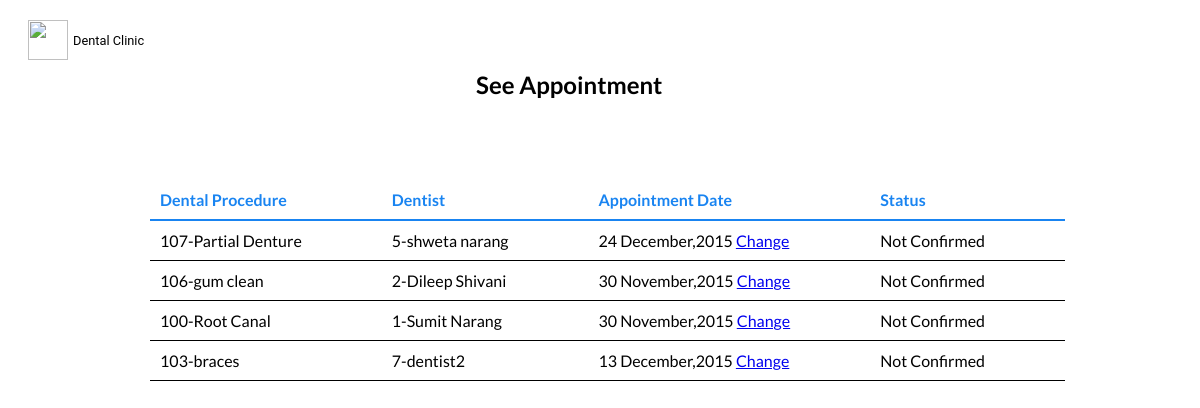
/dental/viewappointment.php (signed in), run on the app's committed database.
### tables this page shows
CREATE TABLE `appointement` (
  `ser` tinyint(4) NOT NULL,
  `userid` tinyint(3) NOT NULL,
  `code` varchar(25) NOT NULL,
  `dentist` varchar(25) NOT NULL,
  `regdate` varchar(20) NOT NULL,
  `regtime` varchar(5) NOT NULL,
  `status` varchar(15) NOT NULL,
  `d` int(5) NOT NULL
);

### dental/viewappointment.php (the view, shortened to what this page needs)
<!doctype html>
<html lang=en>
<head>
<link rel="stylesheet" type="text/css" href="viewappointment.css">
</head>
<body>
	<img src="download.png" width="40" height="40" class="logo">
		<p class="logotext">Dental Clinic</p>
<div id="container">
<div id="content">
<h2 class="page">See Appointment</h2>
<?php
require('connect-mysql.php');
$q = "SELECT `ser`,`code`,`dentist`,`regdate`,`status` FROM `appointement` WHERE userid=".$_SESSION['userid']." ";
$result = @mysqli_query ($dbcon, $q);
if ($result) {
				echo '<table class="table">
				<tr class="heading">
				<td class="col head"><b>Dental Procedure</b></td>
				<td class="col head"><b>Dentist</b></td>
				<td class="col head"><b>Appointment Date</b></td>
				<td class=" last"><b>Status</b>
				</td>
				</tr>';
				while ($row = mysqli_fetch_array($result, MYSQLI_ASSOC)) {
				echo '<tr class="heading2">
				<td class="col">' . $row['code'].'</td>
				<td class="col">' . $row['dentist'].'</td>
				<td class="col">' . $row['regdate']." ".'<a class="und" href="edit_appointinfo.php?id=' . $row['ser'] . '">Change</a></td>
				<td class="col">' . $row['status'].'</td>
				</tr>'; }
				echo '</table>';
			   }
else {
		echo '<p class="error">The current users could not be retrieved. We apologize 
		for any inconvenience.</p>';
		echo '<p>' . mysqli_error($dbcon) . '<br><br>Query: ' . $q . '</p>';
     }
?>
</div>
</div>
</body>
</html>

### dental/viewappointment.css (style rules this page uses)
.logo { position: absolute; margin-left: 20px; font-family: 'Roboto', sans-serif; font-size: 0.8em; top: 20px; }
.logotext { position: absolute; margin-left: 65px; top: 20px; font-family: 'Roboto', sans-serif; font-size: 0.8em; color: black; }
.col { font-family: 'Lato', sans-serif; padding-right:80px; }
.head { color: #1984f1; font-family: 'Lato', sans-serif; }
.heading { color: black; border-bottom: 2px solid #1984f1; }
table { border-collapse: collapse; margin-left: 12%; margin-top: 180px; }
.heading2 { border-bottom:1px solid black; }
.page { position: absolute; top: 50px; margin-left: 39%; color: black; font-family: 'Lato', sans-serif; }
td { padding: 10px; }
.last { color: #1984f1; font-family: 'Lato', sans-serif; }

### data on the page
appointement: code "107-Partial Denture", dentist "5-shweta narang", regdate "24 December,2015", status "Not Confirmed"
appointement: code "106-gum clean", dentist "2-Dileep Shivani", regdate "30 November,2015", status "Not Confirmed"
appointement: code "100-Root Canal", dentist "1-Sumit Narang", regdate "30 November,2015", status "Not Confirmed"
appointement: code "103-braces", dentist "7-dentist2", regdate "13 December,2015", status "Not Confirmed"
